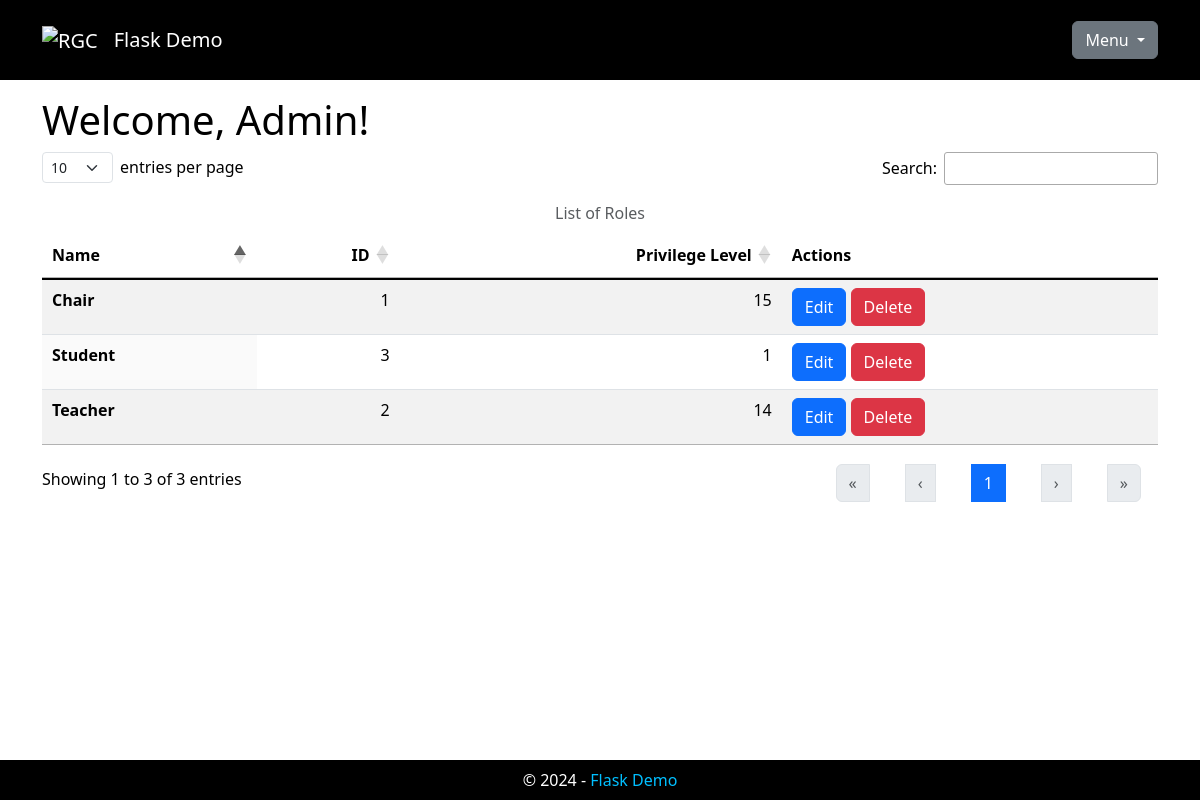
/roles (signed in), run on the app's committed database.
### app/models.py (models this page shows, shortened)
class User(UserMixin, db.Model):
    __tablename__ = 'users'
    user_id: Mapped[int] = mapped_column(primary_key=True)
    username: Mapped[str] = mapped_column(
        String(64), index=True, unique=True)
    user_email: Mapped[Optional[str]] = mapped_column(
        String(128), unique=True)
    is_admin: Mapped[bool] = mapped_column()
    password_hash: Mapped[Optional[str]] = mapped_column(
        String(256))
    associations: Mapped[List['Association']] = relationship(
        back_populates='user', cascade="all, delete-orphan")
    def get_id(self):
        return self.user_id

class Role(db.Model):
    __tablename__ = 'roles'
    role_id: Mapped[int] = mapped_column(primary_key=True)
    role_name: Mapped[str] = mapped_column(
        String(64), index=True, unique=True)
    role_privilege: Mapped[int] = mapped_column(unique=True)
    associations: Mapped[List['Association']] = relationship(
        back_populates='role', cascade="all, delete-orphan")

### app/main/main_routes.py (the view)
@bp.route('/roles')
@login_required
def roles():
    if not current_user.is_admin:
        flash(NOT_AUTH_MSG1)
        return redirect(url_for(INDEX_PAGE))
    _page_title = 'List of Roles'
    _roles = Role.query.all()
    _roles = [_roles] if not isinstance(_roles, list) else _roles
    _html = render_template('main/roles.html', page_title=_page_title,
                            roles=_roles)
    return _html

### app/models.py (called while the page is built)
@login.user_loader
def load_user(user_id):
    validate_input('user_id', user_id, int)
    return db.session.get(User, user_id)

### app/templates/main/roles.html (shortened to what this page needs)
{% extends "base.html" %}
{% block head %}
{{ super() }}
<link rel="stylesheet" type="text/css" href="{{ url_for('static', filename='css/dataTables.dataTables.min.css') }}">
<link rel="stylesheet" type="text/css" href="{{ url_for('static', filename='css/dataTables.bootstrap5.min.css') }}">
{% endblock %}
{% block content %}
{% if not current_user.is_admin %}
<h1>Welcome!</h1>
<p>This page is restricted to administrators.</p>
{% else %}
<h1>Welcome, {{ current_user.username }}!</h1>
<table id="data-table" class="table table-striped display caption-top">
  <caption class="text-center">List of Roles</caption>
  <thead>
    <tr>
      <th scope="col">Name</th>
      <th scope="col">ID</th>
      <th scope="col">Privilege Level</th>
      {% if current_user.is_admin %}
      <th scope="col">Actions</th>
      {% endif %}
    </tr>
  </thead>
  <tbody class="table-group-divider">
    {% for role in roles %}
    <tr>
      <th scope="row">{{ role.role_name }}</th>
      <td>{{ role.role_id }}</td>
      <td>{{ role.role_privilege }}</td>
      {% if current_user.is_admin %}
      <td class="text-nowrap">
        <a class="btn btn-primary" href="{{ url_for('admin.edit_role', role_id=role.role_id) }}" title="Edit">Edit</a>
        <a class="btn btn-danger" href="{{ url_for('admin.delete_role', role_id=role.role_id) }}"
          title="Delete">Delete</a>
      </td>
      {% endif %}
    </tr>
    {% endfor %}
  </tbody>
</table>
{% endif %}
{% endblock %}

### app/templates/base.html (shortened to what this page needs)
<!DOCTYPE html>
<html lang="en">
<head>
  {% block head %}
  <link rel="stylesheet" type="text/css" href="{{ url_for('static', filename='css/bootstrap.min.css') }}">
  <link rel="stylesheet" type="text/css" href="{{ url_for('static', filename='css/base.css') }}">
  {% endblock %}
</head>
<body>
  <header>
    <nav class="navbar navbar-expand-lg navbar-dark fixed-top">
      <div class="container">
        <a class="navbar-brand" href="{{ url_for('main.index') }}" title="Home">
          <img src="{{ url_for('static', filename='img/logo.png') }}" alt="RGC" class="nav-logo" />
        </a>
        <a class="navbar-brand" href="{{ url_for('main.index') }}" title="Home">Flask Demo</a>
        <div class="dropdown ms-auto">
          <button class="btn btn-secondary dropdown-toggle" type="button" data-bs-toggle="dropdown"
            aria-expanded="false">
            Menu
          </button>
        </div>
      </div>
    </nav>
  </header>
  <main role="main">
    <div class="container">
      <div id="content">
        {% block content %}
        {% endblock %}
      </div>
  </main>
  <footer class="footer">
    <div class="text-center">
      &copy; <span id="currentYear"></span> -
      <a href="{{ url_for('main.index') }}" title="Home">Flask Demo</a>
    </div>
  </footer>
</body>
</html>

### app/static/css/base.css (style rules this page uses)
html { font-family: sans-serif; }
body { margin-top: 10vh !important; }
a { text-decoration: none; }
nav a, footer a { color: deepskyblue; }
nav { background-color: black; color: white; min-height: 10vh; }
.nav-logo { height: 6vh !important; min-height: 30px; }
#content { background-color: white; color: black; min-height: 85vh; padding-top: 1em; padding-bottom: 1em; }
footer { background-color: black; color: white; min-height: 5vh; padding-top: 1vh; }

### data on the page
User: username "Admin"
Role: role_name "Chair", role_id "1", role_privilege "15"
Role: role_name "Teacher", role_id "2", role_privilege "14"
Role: role_name "Student", role_id "3", role_privilege "1"
